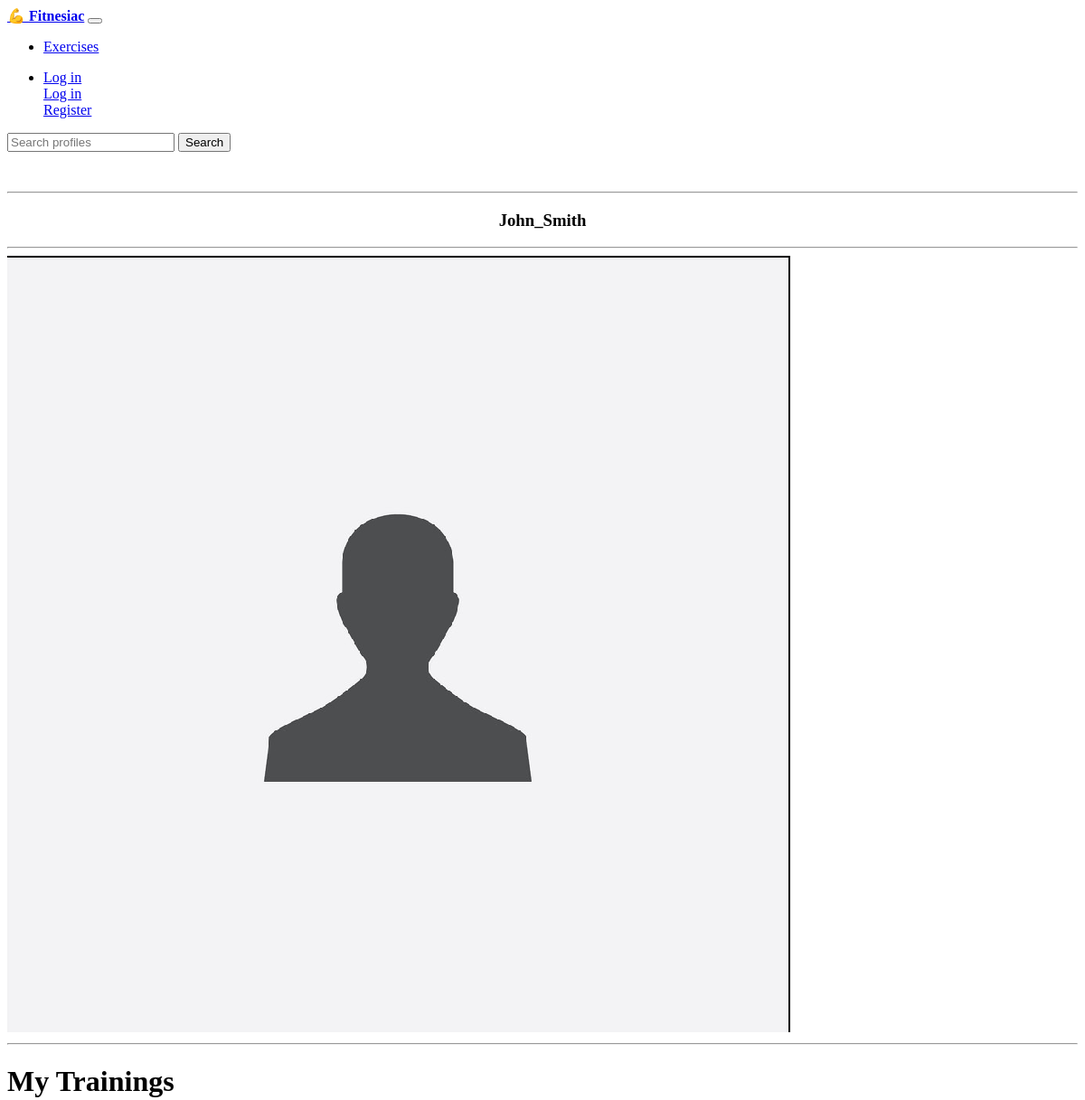
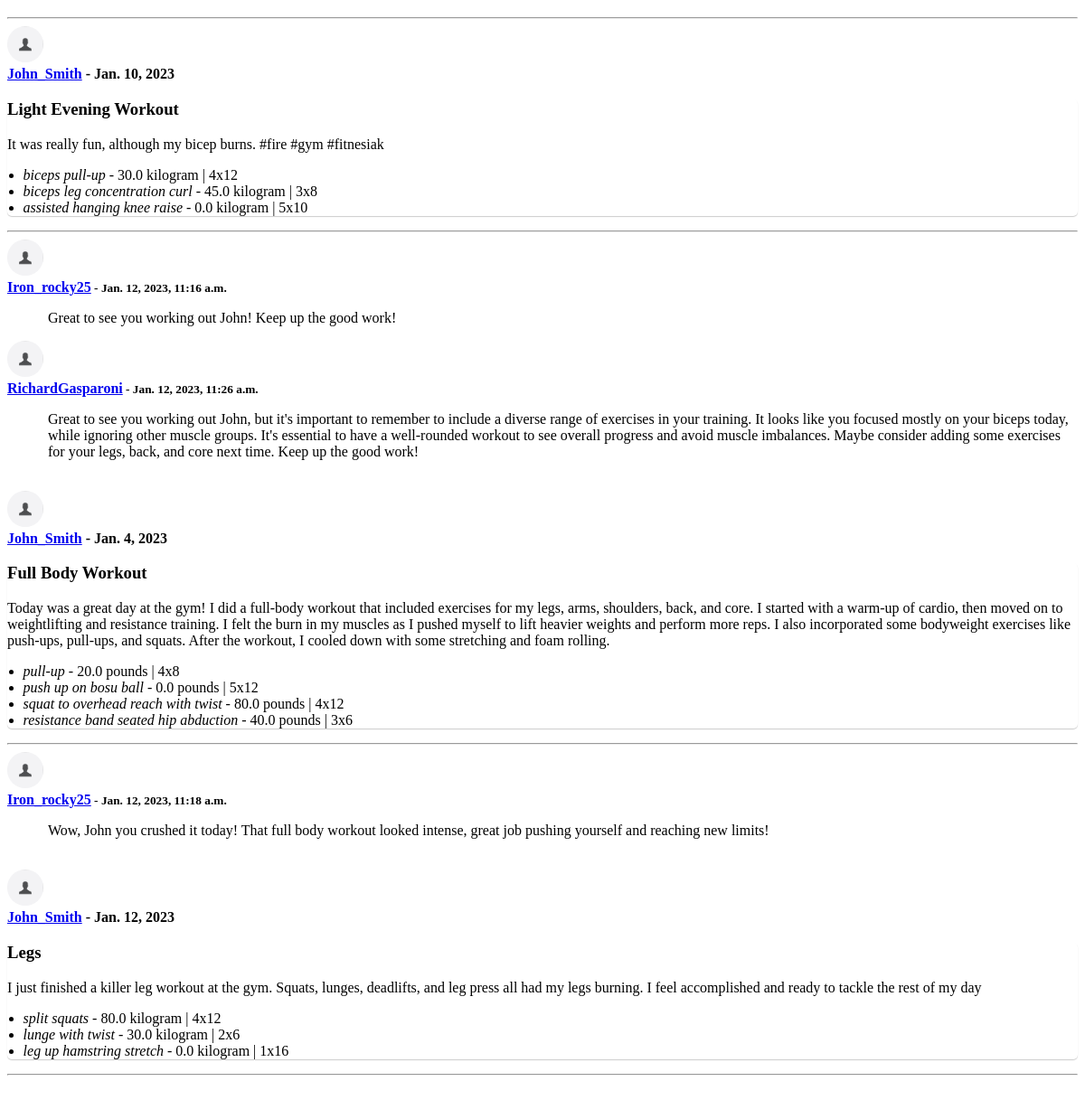
/members/John_Smith/profile/, run on the app's committed database (2 pictures, top to bottom).
### members/models.py (models this page shows, shortened)
class UserProfile(models.Model):
    user = models.OneToOneField(User, null = True, on_delete = models.CASCADE)
    phone = models.CharField(max_length=100, null=True, blank=True)
    photo = models.ImageField(null = True, blank=True)
    email = models.CharField(max_length=100,null=True, blank=True)
    username = models.CharField(max_length=100,null=True,blank=True)
    follows = models.ManyToManyField('self', related_name='followers', symmetrical=False)
    def get_profile_url(self):
        return reverse('profile', kwargs={'username': self.username})

### events/models.py (models this page shows, shortened)
class Training(models.Model):
    user = models.ForeignKey(settings.AUTH_USER_MODEL, on_delete=models.CASCADE, blank=True, null=True)
    name = models.CharField('Training name', max_length=150, blank=False, null=False)
    date = models.DateField()
    start_time = models.TimeField(default=default_start_time )
    end_time = models.TimeField(default=datetime.now)
    description = models.CharField(max_length=500, blank=True)
    date_created = models.DateTimeField(auto_now_add=True, null=True)
    show_to = models.CharField("Who can view this training:", choices=(
        ('2', "everyone" ),
        ("1", "my followers"),
        ("0", "only me")
        ), default=1, null=True, max_length=10)
    def get_exercises_children(self):
        return self.trainingexercise_set.all()
    def get_comments_children(self):
        return self.comment_set.all()
    def has_comments(self):
        return self.comment_set.count() > 0

class TrainingExercise(models.Model):
    training = models.ForeignKey(Training, on_delete=models.CASCADE,blank=True, null=True)
    exercise = models.ForeignKey(Exercise, on_delete=models.DO_NOTHING,blank=True, null=True) # jeśli się usunie z bazy dane ćwiczenie to tu się nic nie zmieni (czemu usuwać ćwiczenie z bazy?)
    weight = models.FloatField("Weight")
    unit = models.CharField(max_length=10, choices=[("pounds","pounds"),("kilogram","kilogram")], default="kilogram")
    sets = models.IntegerField('Nr of sets',choices = [(i,i) for i in range(1,11)],blank=False,null=False)
    reps = models.IntegerField('Nr of reps in a set', choices = [(i,i) for i in range(1,20)], blank=False,null=False)

class Exercise(models.Model):
    bodyPart = models.CharField('Body Part',max_length=120, null=True, blank=True)
    equipment = models.CharField('Equipment',max_length=120, null=True, blank=True)
    gifUrl = models.CharField('Gif URL',max_length=500, null=True, blank=True)
    target = models.CharField('Name',max_length=300, null=True, blank=True) # pamiętać, że name to target z jakeigos powodu xd
    name = models.CharField('Target',max_length=120, null=True, blank=True)
    def __str__(self):
        return self.target

class Comment(models.Model):
    user = models.ForeignKey(settings.AUTH_USER_MODEL, on_delete=models.CASCADE, blank=True, null=True)
    training = models.ForeignKey(Training,on_delete=models.CASCADE,blank=True, null=True)
    date_created = models.DateTimeField(auto_now_add=True, null=True)
    date_updated = models.DateTimeField(auto_now = True, null=True)
    text = models.TextField(max_length=500)

### members/views.py (the view)
# urls.py: path('<str:username>/profile/', views.view_profile, name='profile'),
def view_profile(request,username=None):
    user = User.objects.get(username=username)
    trainings = Training.objects.filter(user = user)
    userprofile = UserProfile.objects.get(username = username)
    context = {
        "username" : request.user.username,
        "trainings" : trainings,
        "userprofile" : userprofile,
        "in_card" : True
    }
    return render(request, 'profile/profile.html', context)

### members/templates/profile/profile.html (shortened to what this page needs)
{% extends 'events/base.html' %}
{% block content %}
<br>
<div class="row">
    <div class="col-md-3">
        <div class = "card card-body">
            <hr>
            <h3 style="text-align: center;"> {{ userprofile.username }}  </h3>
            <hr>
            <img class="profile-photo" src="{{userprofile.photo.url}}">
            <hr>
        </div>
    </div>
    <div class = 'col-md-9'>
        <div class = 'card card-body'>
            <h1>My Trainings</h1>
            <hr>
                {% for training in trainings %}
                    {% include 'events/training_card.html' with object=training %}
                {% endfor %}
        </div>
    </div>
</div>
{% endblock %}

### events/templates/events/training_card.html (shortened to what this page needs)
<div class="card">
    <div class="card-header d-flex">
        <div>
        <img class="miniature-photo" src="{{object.user.userprofile.photo.url}}">
        </div>
        <div class="p-2" ><b> <a class='badge badge-pill badge-primary' href="{{object.user.userprofile.get_profile_url}}">{{ object.user.username }}</a> - {{ object.date }}</b>  </div>
    </div>
    <div class="card-body pb-0">
        <div class="card-training-clickable">
            <h3 class="card-title">{{ object.name }}</h3>
            <p class="card-text">
                {% if training.description %}
                    <span>{{training.description}}</span>
                {% endif %}
                <ul>
                    {% for exercise in object.get_exercises_children %}
                    <li>
                        {% include 'events/partials/exercise-inline.html' with object=exercise %}
                    </li>
                    {% endfor %}
                </ul>
            </p>
            <a id="toggle-trainingcomments-{{object.id}}" href="#"><span class="card-link-spanner"></span></a>
        </div>
    </div>
    <hr class="p-0 m-0">
    {% if object.has_comments %}
        <div class="card-body p-2" id="trainingcomments-{{object.id}}" >
        {% for comment in object.get_comments_children %}
            {% include 'events/partials/comment-inline.html' with object=comment %}
        {% endfor %}
        </div>
    {% endif %}
</div>
<br>

### events/templates/events/partials/exercise-inline.html (shortened to what this page needs)
<div class='d-flex p-2  w-100' id="exercise-{{object.id}}">
    <div class="mr-auto">
        <em>{{ object.exercise}}</em> - {{object.weight}} {{object.unit}} | {{object.sets}}x{{object.reps}}
    </div>
</div>

### events/templates/events/partials/comment-inline.html (shortened to what this page needs)
<div id="comment-{{object.id}}">
    <div class="d-flex">
        <div>
            <img class="miniature-photo" src="{{object.user.userprofile.photo.url}}">
        </div>
        <div class="p-2" >
            <b>  <a class='badge badge-pill badge-primary' href="{{object.user.userprofile.get_profile_url}}">{{ object.user.username }}</a><small class="text-muted"> - {{object.date_updated}}</small></b>
        </div>
    </div>
<p class="comment-text">{{ object.text}} </p>
</div>

### events/static/css/style.css (style rules this page uses)
.miniature-photo { width: 40px; height: 40px; border-radius: 50%; overflow: hidden; }
.comment-text { padding-left: 45px; }
.card-training-clickable { position: relative; border-radius: 5px; box-shadow: 0 1px 1px 0 rgba(0,0,0,0.2); transition: 0.3s; }
.card-training-clickable ul { margin-left: -1.4em; margin-bottom: 5px; }
.card-link-spanner { position: absolute; width: 100%; height: 100%; top: 0; left: 0; }

### data on the page
UserProfile: username "John_Smith", photo (placeholder picture)
Training: user.userprofile.photo (placeholder picture), user.username "John_Smith", date "Jan. 10, 2023", name "Light Evening Workout", description "It was really fun, although my bicep burns. #fire #gym #fitnesiak"
TrainingExercise: exercise "biceps pull-up", weight "30.0", unit "kilogram", sets "4", reps "12"
TrainingExercise: exercise "biceps leg concentration curl", weight "45.0", unit "kilogram", sets "3", reps "8"
TrainingExercise: exercise "assisted hanging knee raise", weight "0.0", unit "kilogram", sets "5", reps "10"
Comment: user.userprofile.photo (placeholder picture), user.username "Iron_rocky25", date_updated "Jan. 12, 2023, 11:16 a.m.", text "Great to see you working out John! Keep up the good work!"
Comment: user.userprofile.photo (placeholder picture), user.username "RichardGasparoni", date_updated "Jan. 12, 2023, 11:26 a.m.", text "Great to see you working out John, but it's important to remember to include a diverse range of exercises in your training. It looks like you focused mostly on your biceps today, while ignoring other muscle groups. It's essential to have a well-rounded workout to see overall progress and avoid muscle imbalances. Maybe consider adding some exercises for your legs, back, and core next time. Keep up the good work!"
Training: user.userprofile.photo (placeholder picture), user.username "John_Smith", date "Jan. 4, 2023", name "Full Body Workout", description "Today was a great day at the gym! I did a full-body workout that included exercises for my legs, arms, shoulders, back, and core. I started with a warm-up of cardio, then moved on to weightlifting and resistance training. I felt the burn in my muscles as I pushed myself to lift heavier weights and perform more reps. I also incorporated some bodyweight exercises like push-ups, pull-ups, and squats. After the workout, I cooled down with some stretching and foam rolling."
TrainingExercise: exercise "pull-up", weight "20.0", unit "pounds", sets "4", reps "8"
TrainingExercise: exercise "push up on bosu ball", weight "0.0", unit "pounds", sets "5", reps "12"
TrainingExercise: exercise "squat to overhead reach with twist", weight "80.0", unit "pounds", sets "4", reps "12"
TrainingExercise: exercise "resistance band seated hip abduction", weight "40.0", unit "pounds", sets "3", reps "6"
Comment: user.userprofile.photo (placeholder picture), user.username "Iron_rocky25", date_updated "Jan. 12, 2023, 11:18 a.m.", text "Wow, John you crushed it today! That full body workout looked intense, great job pushing yourself and reaching new limits!"
Training: user.userprofile.photo (placeholder picture), user.username "John_Smith", date "Jan. 12, 2023", name "Legs", description "I just finished a killer leg workout at the gym. Squats, lunges, deadlifts, and leg press all had my legs burning. I feel accomplished and ready to tackle the rest of my day"
TrainingExercise: exercise "split squats", weight "80.0", unit "kilogram", sets "4", reps "12"
TrainingExercise: exercise "lunge with twist", weight "30.0", unit "kilogram", sets "2", reps "6"
TrainingExercise: exercise "leg up hamstring stretch", weight "0.0", unit "kilogram", sets "1", reps "16"
